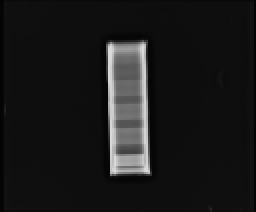
#> input picture X-Rays/70_40.bmp, 128 x 106 px (shown 2 times larger)
$ jupyter execute BMD-70-98-Normalize.ipynb   (older library calls are emulated)
#> lines starting #> are read from the running program, lines starting #| are printed output that depends on the picture; long printed decimals are rounded
[cell 1]
from PIL import Image, ImageFilter
from skimage.feature import greycomatrix
import numpy as np
from matplotlib import pyplot as plt
import cv2 as cv
from scipy.misc import toimage
import math

[cell 2]
img = cv.imread('X-Rays/70_40.bmp')
#> img is the input picture: shape (106, 128, 3); min 4, max 218, mean 25.6
norm_img = np.zeros((800,800))
final_image = cv.normalize(img,  norm_img, 0, 255, cv.NORM_MINMAX)
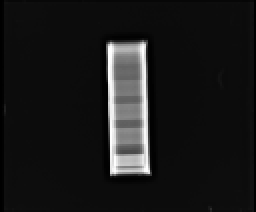
#> final_image: shape (106, 128, 3) (shown 2 times larger); min 0, max 255, mean 25.8
low_image = Image.fromarray(final_image)
plt.imshow(low_image)

[cell 3]
left = 60
top = 63
right = 69
bottom = 73
low_cropped_img = low_image.crop((left,top,right,bottom))
plt.imshow(low_cropped_img)

[cell 4]
low_avg_pixel_intensity = np.mean(low_cropped_img)
#> low_avg_pixel_intensity = 126.7
print(low_avg_pixel_intensity)
#| 126.689

[cell 5]
img = cv.imread('X-Rays/98_100.bmp')
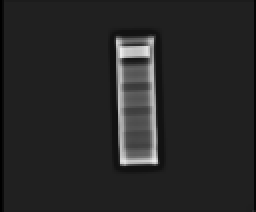
#> input picture X-Rays/98_100.bmp, 128 x 106 px (shown 2 times larger)
#> img is the input picture: shape (106, 128, 3); min 0, max 237, mean 38.7
norm_img = np.zeros((800,800))
final_high_image = cv.normalize(img,  norm_img, 0, 255, cv.NORM_MINMAX)
high_image = Image.fromarray(final_high_image)
plt.imshow(high_image)

[cell 6]
left = 62
top = 59
right = 75
bottom = 65
high_cropped_img = high_image.crop((left,top,right,bottom))
plt.imshow(high_cropped_img)

[cell 7]
high_avg_pixel_intensity = np.mean(high_cropped_img)
#> high_avg_pixel_intensity = 93.17
print(high_avg_pixel_intensity)
#| 93.167

## Crop the region containing soft tissues

[cell 8]
left = 61
top = 73
right = 70
bottom = 74
low_cropped_img = low_image.crop((left,top,right,bottom))
plt.imshow(low_cropped_img)

[cell 9]
k_low_avg_pixel_intensity = np.mean(low_cropped_img)
#> k_low_avg_pixel_intensity = 93.11
print(k_low_avg_pixel_intensity)
#| 93.111

[cell 10]
left = 65
top = 68
right = 74
bottom = 74
high_cropped_img = high_image.crop((left,top,right,bottom))
plt.imshow(high_cropped_img)

[cell 11]
k_high_avg_pixel_intensity = np.mean(high_cropped_img)
#> k_high_avg_pixel_intensity = 75.78
print(k_high_avg_pixel_intensity)
#| 75.778

[cell 12]
K = math.log(k_low_avg_pixel_intensity)/math.log(k_high_avg_pixel_intensity)
#> K = 1.05
K
#> Out = 1.05

[cell 13]
mu_b_low = 0.255

[cell 14]
mu_b_high = 0.189

[cell 15]
Numerator = (math.log(low_avg_pixel_intensity)) - (K * math.log(high_avg_pixel_intensity))
#> Numerator = 0.0915
print(Numerator)
#| 0.09152

[cell 16]
Denominator = mu_b_low - (K * mu_b_high)
#> Denominator = 0.057
print(Denominator)
#| 0.057

[cell 17]
M_b1 = Numerator/Denominator
#> M_b1 = 1.61

[cell 18]
M_b1
#> Out = 1.61

### TAKING CENTER REGION - 1.043

[cell 19]
left = 59
top = 55
right = 69
bottom = 61
low_cropped_img = low_image.crop((left,top,right,bottom))
plt.imshow(low_cropped_img)
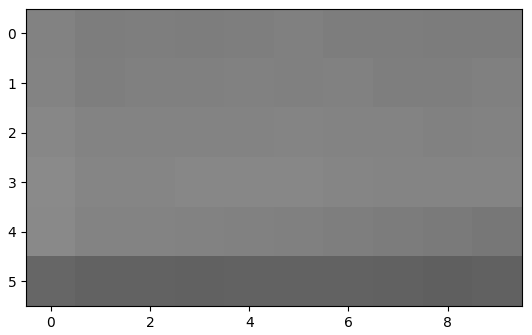
#> figure drawn by matplotlib, 1 panel

[cell 20]
low_avg_pixel_intensity = np.mean(low_cropped_img)
#> low_avg_pixel_intensity = 124
print(low_avg_pixel_intensity)
#| 124.033

[cell 21]
left = 62
top = 45
right = 75
bottom = 56
high_cropped_img = high_image.crop((left,top,right,bottom))
plt.imshow(high_cropped_img)
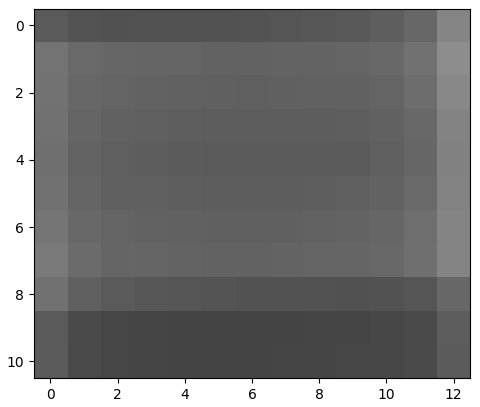
#> figure drawn by matplotlib, 1 panel

[cell 22]
high_avg_pixel_intensity = np.mean(high_cropped_img)
#> high_avg_pixel_intensity = 94.59
print(high_avg_pixel_intensity)
#| 94.594

[cell 23]
left = 62
top = 71
right = 70
bottom = 77
low_cropped_img = low_image.crop((left,top,right,bottom))
plt.imshow(low_cropped_img)
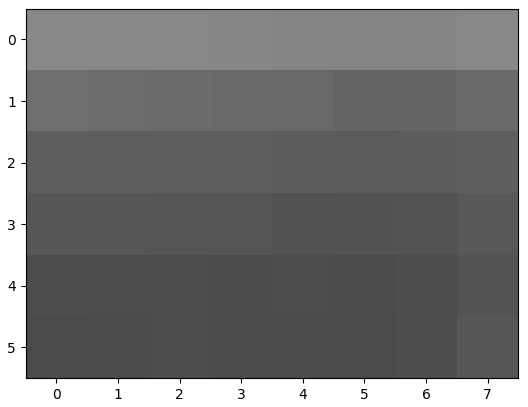
#> figure drawn by matplotlib, 1 panel

[cell 24]
k_low_avg_pixel_intensity = np.mean(low_cropped_img)
#> k_low_avg_pixel_intensity = 95.06
print(k_low_avg_pixel_intensity)
#| 95.0625

[cell 25]
plt.imshow(high_image)

[cell 26]
left = 66
top = 67
right = 71
bottom = 72
high_cropped_img = high_image.crop((left,top,right,bottom))
plt.imshow(high_cropped_img)
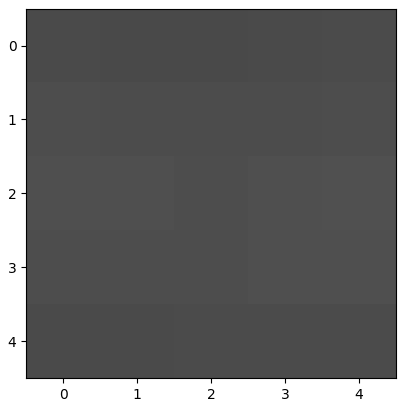
#> figure drawn by matplotlib, 1 panel

[cell 27]
k_high_avg_pixel_intensity = np.mean(high_cropped_img)
#> k_high_avg_pixel_intensity = 76.28
print(k_high_avg_pixel_intensity)
#| 76.28

[cell 28]
K = math.log(k_low_avg_pixel_intensity)/math.log(k_high_avg_pixel_intensity)
K
#> Out = 1.05

[cell 29]
mu_b_low = 0.255

[cell 30]
mu_b_high = 0.199

[cell 31]
Numerator = (math.log(low_avg_pixel_intensity)) - (K * math.log(high_avg_pixel_intensity))
#> Numerator = 0.0399
print(Numerator)
#| 0.0399

[cell 32]
Denominator = mu_b_low - (K * mu_b_high)
#> Denominator = 0.0459
print(Denominator)
#| 0.04589

[cell 33]
M_b2 = Numerator/Denominator
#> M_b2 = 0.869

[cell 34]
M_b2
#> Out = 0.869

### 0.54

[cell 35]
img = cv.imread('X-Rays/98_100.bmp')
norm_img = np.zeros((800,800))
final_high_image = cv.normalize(img,  norm_img, 0, 255, cv.NORM_MINMAX)
high_image = Image.fromarray(final_high_image)
plt.imshow(high_image)

[cell 36]
left = 58
top = 42
right = 70
bottom = 48
low_cropped_img = low_image.crop((left,top,right,bottom))
plt.imshow(low_cropped_img)
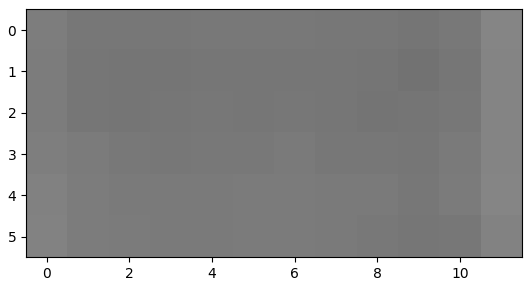
#> figure drawn by matplotlib, 1 panel

[cell 37]
low_avg_pixel_intensity = np.mean(low_cropped_img)
#> low_avg_pixel_intensity = 121.3
print(low_avg_pixel_intensity)
#| 121.306

[cell 38]
left = 62
top = 34
right = 73
bottom = 44
high_cropped_img = high_image.crop((left,top,right,bottom))
plt.imshow(high_cropped_img)
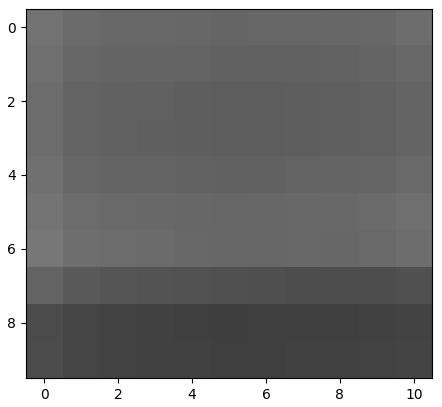
#> figure drawn by matplotlib, 1 panel

[cell 39]
high_avg_pixel_intensity = np.mean(high_cropped_img)
#> high_avg_pixel_intensity = 92.73
print(high_avg_pixel_intensity)
#| 92.727

[cell 40]
left = 58
top = 72
right = 66
bottom = 77
low_cropped_img = low_image.crop((left,top,right,bottom))
plt.imshow(low_cropped_img)
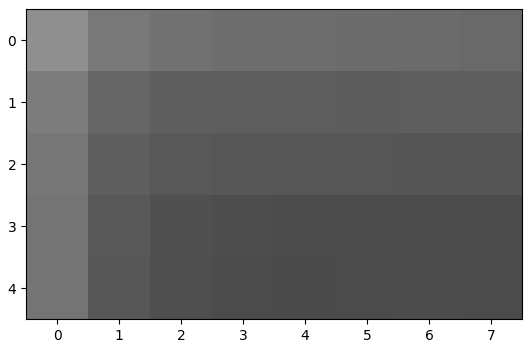
#> figure drawn by matplotlib, 1 panel

[cell 41]
k_low_avg_pixel_intensity = np.mean(low_cropped_img)
#> k_low_avg_pixel_intensity = 93.97
print(k_low_avg_pixel_intensity)
#| 93.975

[cell 42]
left = 66
top = 66
right = 71
bottom = 69
high_cropped_img = high_image.crop((left,top,right,bottom))
plt.imshow(high_cropped_img)
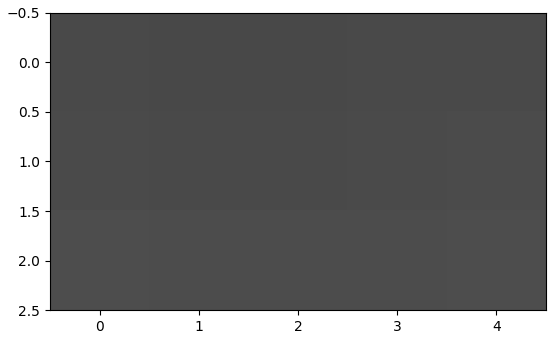
#> figure drawn by matplotlib, 1 panel

[cell 43]
k_high_avg_pixel_intensity = np.mean(high_cropped_img)
#> k_high_avg_pixel_intensity = 74.27
print(k_high_avg_pixel_intensity)
#| 74.267

[cell 44]
K = math.log(k_low_avg_pixel_intensity)/math.log(k_high_avg_pixel_intensity)
K
#> Out = 1.05

[cell 45]
mu_b_low = 0.255

[cell 46]
mu_b_high = 0.199

[cell 47]
Numerator = (math.log(low_avg_pixel_intensity)) - (K * math.log(high_avg_pixel_intensity))
#> Numerator = 0.0212
print(Numerator)
#| 0.02115

[cell 48]
Denominator = mu_b_low - (K * mu_b_high)
#> Denominator = 0.0451
print(Denominator)
#| 0.04513

[cell 49]
M_b3 = Numerator/Denominator
#> M_b3 = 0.469

[cell 50]
print(M_b3)
#| 0.4688

[cell 51]
M_b = (M_b1 + M_b2 + M_b3)/3
#> M_b = 0.981

[cell 52]
M_b
#> Out = 0.981
